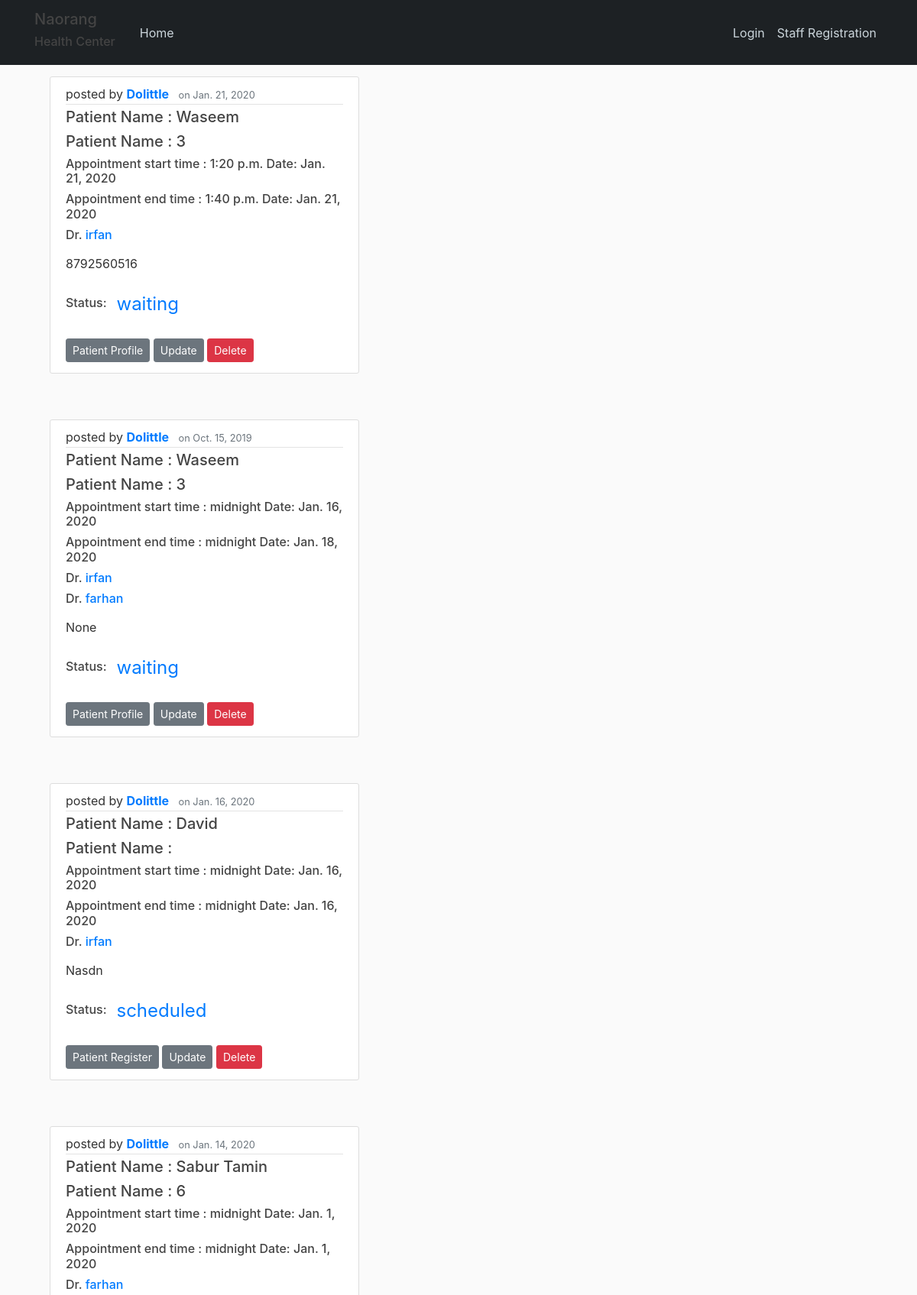
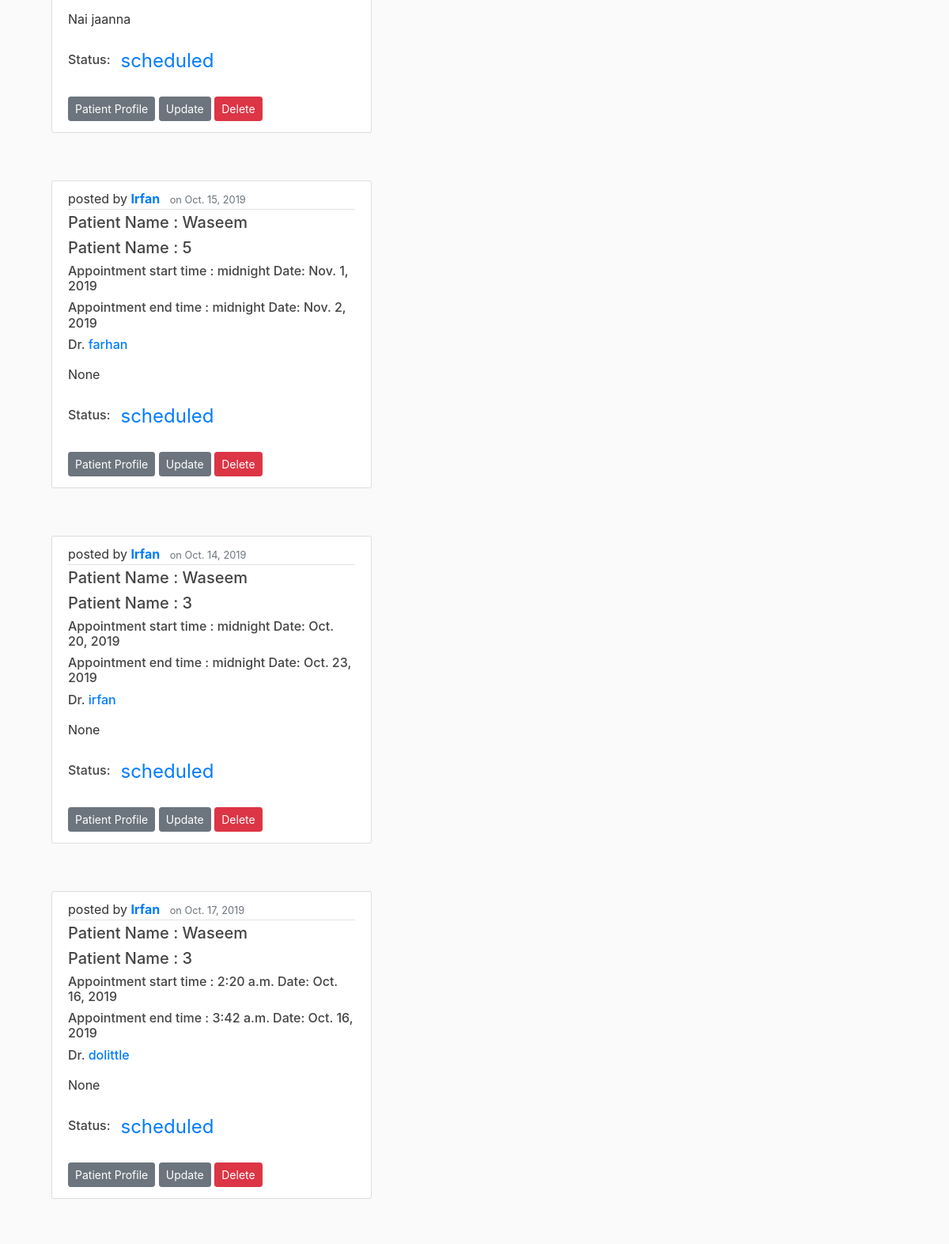
The app's page /staff/staff (upper part) with its own data (2 pictures, top to bottom).
### appointment/models.py (models this page shows, shortened)
class Appointment(models.Model):
    objects = models.Manager()  # not required
    today = TodayManager()
    scheduled = ScheduledManager()
    waiting = WaitingManager()  # our custom model manager
    session = SessionManager()
    done = DoneManager()
    STATUS_CHOICES = (
        ('scheduled', 'Scheduled'),
        ('waiting', 'Waiting'),
        ('session', 'Session'),
        ('done', 'Done'),
    )
    id = models.AutoField(primary_key=True)
    appointment_for = models.ForeignKey(PatientName, on_delete=models.CASCADE, null=True, blank=True, default='')
    patient_name = models.CharField(max_length=255)
    start = models.DateTimeField(null=True, blank=True)
    end = models.DateTimeField(null=True, blank=True)
    title = models.CharField(max_length=100, null=True, blank=True)
    content = models.CharField(max_length=100, null=True, blank=True)
    status = models.CharField(max_length=10, choices=STATUS_CHOICES, default='scheduled')
    contact_no = models.DecimalField(max_digits=15, decimal_places=0)
    dr_name = models.ManyToManyField(User, limit_choices_to={'is_dr': True})
    staff = models.ForeignKey(Staff, on_delete=models.DO_NOTHING)
    date_posted = models.DateTimeField(default=timezone.now)
    reshadule = models.CharField(max_length=100, null=True, blank=True)

### staff/models.py (models this page shows, shortened)
class Staff(models.Model):
    staff = models.OneToOneField(User, on_delete=models.CASCADE)

class User(AbstractBaseUser):
    email = models.EmailField(verbose_name="email", max_length=60, unique=True)
    username = models.CharField(max_length=60, unique=True)
    date_joined = models.DateTimeField(verbose_name="date joined", auto_now_add=True)
    last_login = models.DateTimeField(verbose_name="last login", auto_now=True)
    is_admin = models.BooleanField(default=False)
    is_active = models.BooleanField(default=True)
    is_staff = models.BooleanField(default=False)
    is_superuser = models.BooleanField(default=False)
    is_dr = models.BooleanField(default=False)
    is_rec = models.BooleanField(default=False)
    is_guest = models.BooleanField(default=False)
    USERNAME_FIELD = 'username'
    REQUIRED_FIELDS = ['email', ]  # check this "," might be a problem
    objects = MyUserManager()
    def __str__(self):
        return self.username

### patientreg/models.py (models this page shows, shortened)
class PatientName(models.Model):
    objects = models.Manager()  # not required
    female = FemaleManager()
    INDIAN = 'INDIAN'
    NRI = 'NRI'
    ADULT = 'ADULT'
    CHILD = 'CHILD'
    MR = 'Mr'
    MRS = 'Mrs'
    MS = 'Ms'
    DR = 'Dr'
    male = 'male'
    female = 'female'
    TITLE_CHOICES = (
        (MR, 'Mr'),
        (MS, 'Ms'),
        (MRS, 'Mrs'),
        (DR, 'Dr'),
    )
    A_C_CHOICES = (
        (ADULT, 'ADULT'),
        (CHILD, 'CHILD'),
    )
    FOREIGNER_NRI_CHOICES = (
        (INDIAN, 'INDIAN'),
        (NRI, 'NRI'),
    )
    SEX_CHOICES = (
        (male, 'male'),
        (female, 'female'),
    )
    patient_id = models.AutoField(primary_key=True)
    pname = models.CharField(max_length=255, null=True, blank=False)
    title_n = models.CharField(max_length=10, choices=TITLE_CHOICES, default='', null=True, blank=True)
    date_created = models.DateTimeField(default=timezone.now)
    age = models.DecimalField(max_digits=5, decimal_places=2)
    addult_child = models.CharField(max_length=10, choices=A_C_CHOICES, default='', null=True, blank=True)
    p_h_g_name = models.CharField(max_length=255, null=True, blank=True)
    staff = models.ForeignKey(User, on_delete=models.DO_NOTHING)
    sex = models.CharField(max_length=7, choices=SEX_CHOICES, default='', null=True, blank=True)
    address = models.TextField(max_length=500, null=True, blank=True)
    email = models.EmailField(max_length=50, null=True, blank=True)
    contact_no = models.DecimalField(max_digits=15, decimal_places=0)
    foreigner_NRI = models.CharField(max_length=50, choices=FOREIGNER_NRI_CHOICES, default='INDIAN', null=True, blank=True)
    date_updated = models.DateTimeField(null=True, blank=True)
    passport_no = models.CharField(max_length=255, null=True, blank=True)
    country = models.CharField(max_length=255, null=True, blank=True)
    passport_of_country = models.CharField(max_length=255, null=True, blank=True)
    image = models.ImageField(default='defaultf.jpg', upload_to='patient_pics')

### appointment/views.py (the view)
# urls.py: path('staff', AppointmentListView.as_view(), name='staff-home'),
class AppointmentListView(ListView):
    model = Appointment
    template_name = 'staff/staff.html'
    context_object_name = 'posts'
    ordering = ['-start']

### appointment/context_processors.py (called while the page is built)
def appointment_count_waiting(request):
            count = Appointment.waiting.count()
            return {'appointment_count_waiting': count}

def appointment_count_scheduled(request):
        count = Appointment.scheduled.count()
        return {'appointment_count_scheduled': count}

### appointment/models.py (called while the page is built)
    def get_queryset(self):
        return super(ScheduledManager, self).get_queryset().filter(status="scheduled")

    def get_queryset(self):
        return super(WaitingManager, self).get_queryset().filter(status="waiting")

### staff/templates/staff/staff.html (shortened to what this page needs)
{% extends "appointment/base.html" %}
{%load static%}
{%block fullcalendar%}
  <link href="https://unpkg.com/@fullcalendar/core@4.3.1/main.min.css" rel="stylesheet">
  <link href="https://unpkg.com/@fullcalendar/daygrid@4.3.0/main.min.css" rel="stylesheet">
{%endblock fullcalendar%}
{% block content %}
<div class="col-md-5">
    {% for post in posts %}
      <div class="card-body" id="appointment-block">
        <article class="media content-section">
          <div class="media-body">
            <div class="article-metadata">posted by<meta name="keyword" content=" {{post.patient_name}}">
              <a class="mr-2" href="#"> <b>{{ post.staff.staff|capfirst }}</b></a>
              <small class="text-muted">on {{ post.date_posted|date }}</small>
            </div>
            <h5>Patient Name :<a class="article-title" href="{% url 'appointment-detail' post.id %}"> {{ post.patient_name|capfirst }} </a></h5>
            <h5>Patient Name :<a class="article-title" href="#"> {{ post.appointment_for.pk }} </a></h5>
            <h6>Appointment start time : {{post.start| time}} Date: {{post.start| date}}</h6>
            <h6>Appointment end time : {{post.end| time}} Date: {{post.end| date}}</h6>
            {%for dr in post.dr_name.all%}
            <h6>Dr. <a href="">{{dr}}</a></h6>
            {%endfor%}
            <p class="article-content">{{ post.content|capfirst|linebreaks|truncatechars:320 }}</p>
            <h6>Status:<a class="likebutton btn " id="status{{ post.id }}" href="#" data-catid="{{ post.id }}" value="{{ post.status }}">{{ post.status }}</a> </p> <p id="message{{post.id}}"></p></h6>
            {%if post.appointment_for == post.patient_name or post.appointment_for != None %}
            <a class="btn btn-secondary btn-sm mt-1 mb-1" href="{% url 'patient-profile' post.appointment_for.pk %}">Patient Profile</a>
            {%else%}
            <a class="btn btn-secondary btn-sm mt-1 mb-1" href="{% url 'patientname-create' %}">Patient Register</a>
            {%endif%}
            <a class="btn btn-secondary btn-sm mt-1 mb-1" href="{% url 'appointment-update' post.id %}">Update</a>
            <a class="btn btn-danger btn-sm mt-1 mb-1" href="{% url 'appointment-delete' post.id %}">Delete</a>
          </div>
        </article>
      </div>
    {% endfor %}
</div>
{% endblock content %}
{%block calender1%}
<body data-gr-c-s-loaded="true" class="">
</body>
{%endblock calender1%}

### appointment/static/appointment/main.css (style rules this page uses)
body { background: #fafafa; color: #333333; margin-top: 5rem; }
h1, h2, h3, h4, h5, h6 { color: #444444; }
.content-section { background: #ffffff; padding: 10px 20px; border: 1px solid #dddddd; border-radius: 3px; margin-bottom: 20px; }
.article-title { color: #444444; }
.article-content { white-space: pre-line; }
.article-metadata { padding-bottom: 1px; margin-bottom: 4px; border-bottom: 1px solid #e3e3e3 }
.likebutton { font-size: 1.5rem; }

### records on screen
Appointment: staff.staff "Dolittle", date_posted "Jan. 21, 2020", patient_name "Waseem", appointment_for.pk "3", start "1:20 p.m.", start "Jan. 21, 2020", end "1:40 p.m.", end "Jan. 21, 2020", content "8792560516", status "waiting", shows "Patient Profile"
User: username "irfan"
Appointment: staff.staff "Dolittle", date_posted "Oct. 15, 2019", patient_name "Waseem", appointment_for.pk "3", start "midnight", start "Jan. 16, 2020", end "midnight", end "Jan. 18, 2020", content "None", status "waiting", shows "Patient Profile"
User: username "farhan"
Appointment: staff.staff "Dolittle", date_posted "Jan. 16, 2020", patient_name "David", start "midnight", start "Jan. 16, 2020", end "midnight", end "Jan. 16, 2020", content "Nasdn", status "scheduled", shows "Patient Register"
Appointment: staff.staff "Dolittle", date_posted "Jan. 14, 2020", patient_name "Sabur Tamin", appointment_for.pk "6", start "midnight", start "Jan. 1, 2020", end "midnight", end "Jan. 1, 2020", content "Nai jaanna", status "scheduled", shows "Patient Profile"
Appointment: staff.staff "Irfan", date_posted "Oct. 15, 2019", patient_name "Waseem", appointment_for.pk "5", start "midnight", start "Nov. 1, 2019", end "midnight", end "Nov. 2, 2019", content "None", status "scheduled", shows "Patient Profile"
Appointment: staff.staff "Irfan", date_posted "Oct. 14, 2019", patient_name "Waseem", appointment_for.pk "3", start "midnight", start "Oct. 20, 2019", end "midnight", end "Oct. 23, 2019", content "None", status "scheduled", shows "Patient Profile"
Appointment: staff.staff "Irfan", date_posted "Oct. 17, 2019", patient_name "Waseem", appointment_for.pk "3", start "2:20 a.m.", start "Oct. 16, 2019", end "3:42 a.m.", end "Oct. 16, 2019", content "None", status "scheduled", shows "Patient Profile"
User: username "dolittle"
